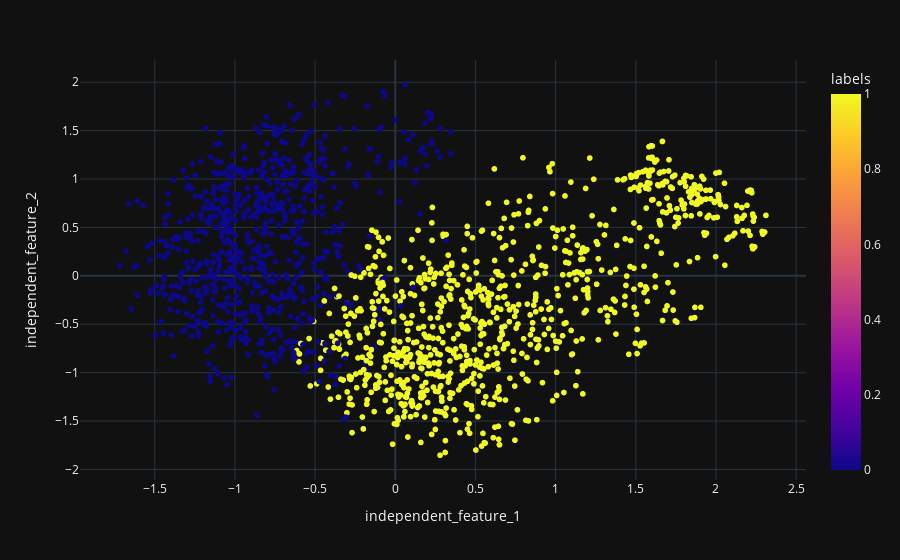

The code cell stored with this chart in its notebook:
### Code cell
analys_personal_pca['labels'] = analys_personal_data_clust.labels
px.scatter(analys_personal_pca, x="independent_feature_1", y="independent_feature_2", color='labels')

### Figure 1 — Plotly figure (JSON) as saved in the notebook; plotly's stock layout.template omitted (floating-point values rounded to 4 significant figures; data arrays with more than 128 entries replaced by an {"elided": "..."} marker saying what was removed)
{"data": [{"hovertemplate": "independent_feature_1=%{x}<br>independent_feature_2=%{y}<br>labels=%{marker.color}<extra></extra>", "legendgroup": "", "marker": {"color": {"elided": "1773 int values"}, "coloraxis": "coloraxis", "symbol": "circle"}, "mode": "markers", "name": "", "showlegend": false, "type": "scattergl", "x": {"elided": "1773 float values"}, "xaxis": "x", "y": {"elided": "1773 float values"}, "yaxis": "y"}], "layout": {"coloraxis": {"colorbar": {"title": {"text": "labels"}}, "colorscale": [[0, "#0d0887"], [0.1111, "#46039f"], [0.2222, "#7201a8"], [0.3333, "#9c179e"], [0.4444, "#bd3786"], [0.5556, "#d8576b"], [0.6667, "#ed7953"], [0.7778, "#fb9f3a"], [0.8889, "#fdca26"], [1, "#f0f921"]]}, "legend": {"tracegroupgap": 0}, "margin": {"t": 60}, "xaxis": {"anchor": "y", "domain": [0, 1], "title": {"text": "independent_feature_1"}}, "yaxis": {"anchor": "x", "domain": [0, 1], "title": {"text": "independent_feature_2"}}}}
